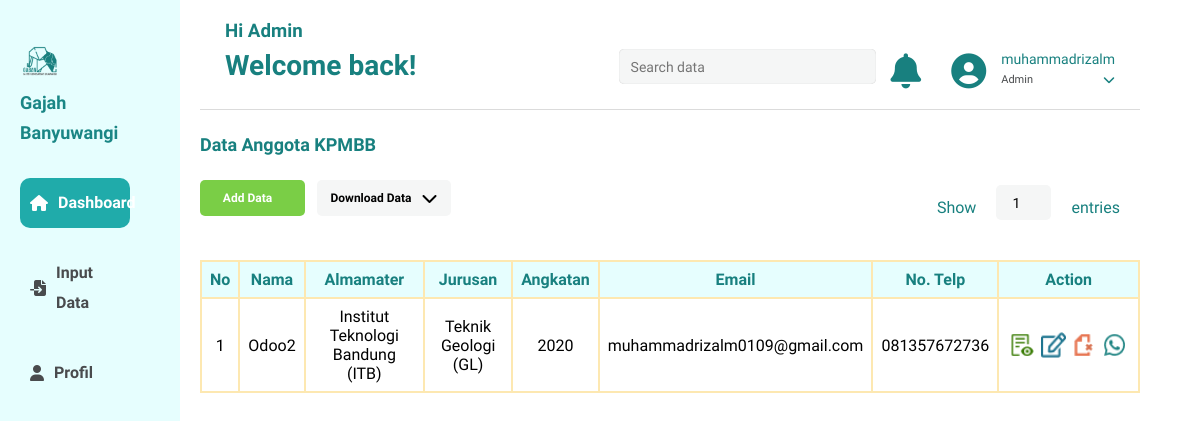
Before: /dashboard/ (signed in) with the older database file.
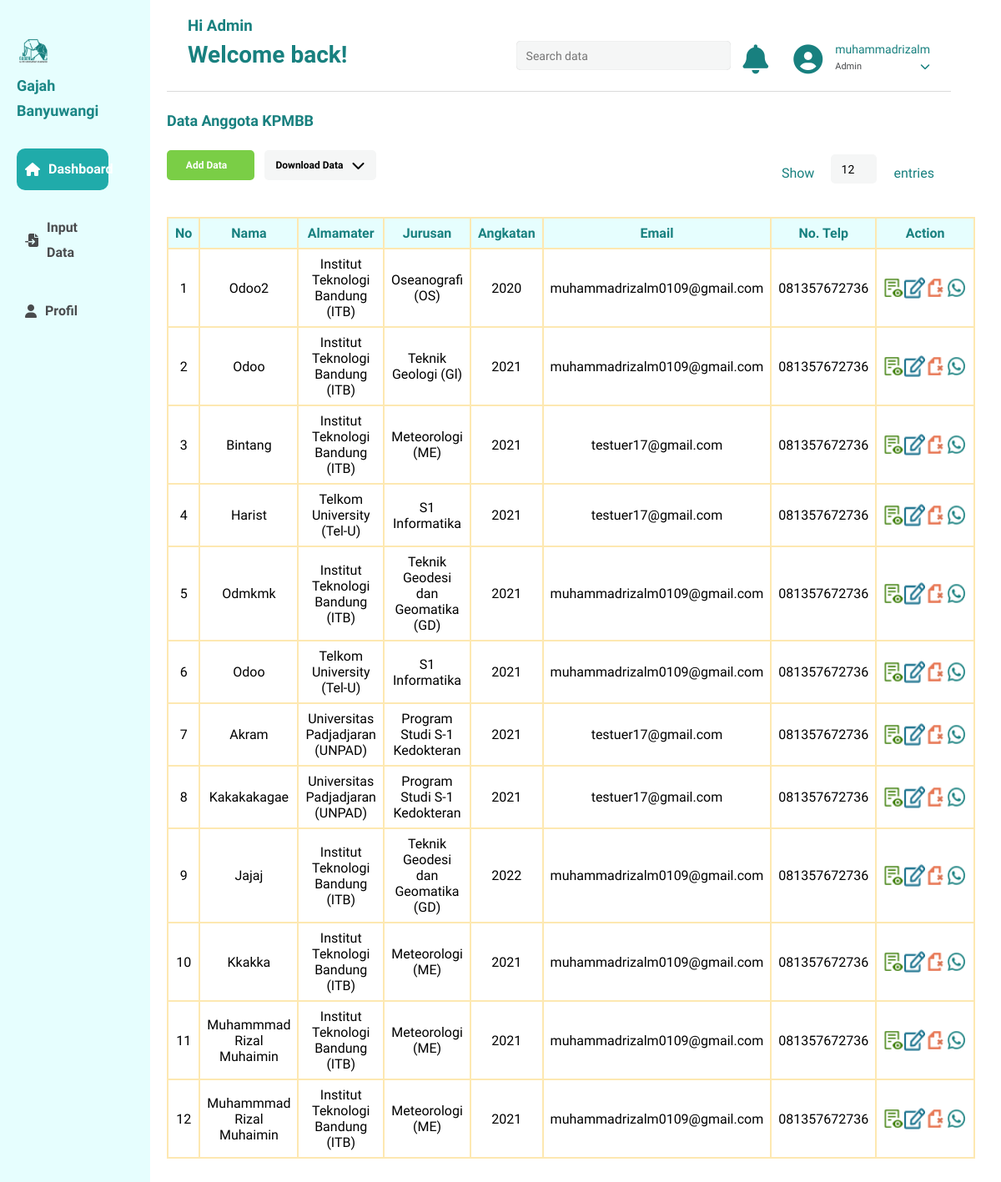
After: the same page with the newer database file.
### dashboard/models.py (models this page shows, shortened)
class InfoUser(models.Model):
    nama = models.CharField(max_length=255)
    prov = models.CharField(max_length=255)
    kab = models.CharField(max_length=255)
    kec = models.CharField(max_length=255)
    des = models.CharField(max_length=255)
    alamat = models.TextField()
    almamater = models.CharField(max_length=255)
    jurusan = models.CharField(max_length=255)
    angkatan = models.CharField(max_length=4)
    email = models.EmailField(max_length=255)
    nomerTel = models.CharField(max_length=100)
    idline = models.CharField(max_length=255, default="----")
    inKerja = models.CharField(max_length=255)
    sektorKerja = models.CharField(max_length=255)
    sektorUsaha = models.CharField(max_length=255)
    LIST_CATEGORY = (
		('False', 'false'),
		('True', 'true'),
		)
    isTelponSms = models.CharField(
		max_length=100,
		choices = LIST_CATEGORY,
		default = 'False',
		)
    isWa = models.CharField(
		max_length=100,
		choices = LIST_CATEGORY,
		default = 'False',
		)
    isEmail = models.CharField(
		max_length=100,
		choices = LIST_CATEGORY,
		default = 'False',
		)
    isLine = models.CharField(
		max_length=100,
		choices = LIST_CATEGORY,
		default = 'False',
		)

### dashboard/views.py (the view, shortened to what this page needs)
# urls.py: path('dashboard/',include('dashboard.urls')),
def dashboard(request):
    infouser= InfoUser.objects.all()
    context = {
        'count':int(len(infouser)),
        'findData': "",
        'spa':1,
        'maxdata':int(len(infouser)),
        'infoUser' : infouser,
        'allFormField':inputDataForm,
        'notif':"",
    }
    if not request.user.is_authenticated:
        print("User is not logged in :(")
        return redirect('/login')
    request.session.set_expiry(900)
    login(request, request.user)
    return render(request,"dashboard.html",context)

### dashboard/templates/dashboard.html (shortened to what this page needs)
{% extends 'layout/layout2.html' %}
{% load static %}
{% block head %}
    <link rel="stylesheet" href="{% static "general/css/chekbox.css" %}">
    <link rel="stylesheet" href="{% static "dashboard/css/modal.css" %}">
    <link rel="stylesheet" href="{% static "dashboard/css/dashboard-page.css" %}">
{% endblock head%}
{% block contenUtama %}
    {% include "snippets/dashboard/dashboard-page.html" %}
{% endblock contenUtama %}

### templates/snippets/dashboard/dashboard-utama.html (shortened to what the changed rows need)
{% load static %}
<div>
    <div class="show-data">
        <form method="post">
            <input type="number" id="coutdata" min="1" max="{{maxdata}}" name="coutdata" value="{{count}}" />
        </form>
    </div>
</div>
    {% if count != 0 %}
    <table class="table-data-user">
        <tr class="color-1">
            <th>No</th>
            <th>Nama</th>
            <th>Almamater</th>
            <th>Jurusan</th>
            <th>Angkatan</th>
            <th>Email</th>
            <th>No. Telp</th>
            <th class="action">Action</th>
        </tr>
        {% else %}
        <div class="data-not-found">
            <img src="{% static 'general/assets/relaxed.png' %}">
            <h2>Uppss..!   maaf data tidak ditemukan</h2>
        </div>
        {% endif %}
        {% with counter=0 %}
            {% for data in infoUser %}
                {% if findData.lower in data.nama.lower or findData.lower in data.almamater.lower  or findData.lower in data.jurusan.lower or findData.lower in data.angkatan.lower or findData.lower in data.email.lower or findData.lower in data.nomerTel.lower or findData.lower in data.prov.lower or findData.lower in data.kab.lower or findData.lower in data.kec.lower or findData.lower in data.des.lower or findData.lower in data.alamat.lower or findData.lower in data.idline.lower or findData.lower in data.inKerja.lower  or findData.lower in data.sektorKerja.lower or findData.lower in data.sektorUsaha.lower  %}
                    <tr class="data-user">
                        <th class="nomer-user"> {{data.id}}</th>
                        <th> {{data.nama}}</th>
                        <th> {{data.almamater}}</th>
                        <th> {{data.jurusan}}</th>
                        <th> {{data.angkatan}}</th>
                        <th> {{data.email}}</th>
                        <th> {{data.nomerTel}}</th>
                        <th class="icon-action action">
                            <div>
                                <div id={{data.id}}  onClick='const parsed  = JSON.stringify("kalakslnalsdjakdalid"+this.id+"idqwertyyuuina1"+this.id+this.id+"kskakhdiahdiahdii");localStorage.setItem("al5s6kdj7fhgmz1mxncbv2qpwo4eir6uty", parsed);document.dispatchEvent(new Event("viewdata"));document.querySelector("#id-back-modal-dashboard").classList.add("show");document.querySelector("#id-modal-dashboard").classList.add("show");document.querySelector(".update").classList.add("show");document.querySelector(".simpan").classList.remove("show");document.querySelector(".tambahkan").classList.remove("show");'>
                                    <img src="{% static 'general/assets/icon-view.png' %}">
                                </div>
                                <div id={{data.id}}  onClick='const parsed  = JSON.stringify("kalakslnalsdjakdalid"+this.id+"idqwertyyuuina35181kakak"+this.id+this.id+"kskakhdiahdiahdii");localStorage.setItem("al5s6kdj7fhgmz1mxncbv2qpwo4eir6uty", parsed);document.dispatchEvent(new Event("editdata"));document.querySelector("#id-back-modal-dashboard").classList.add("show");document.querySelector("#id-modal-dashboard").classList.add("show");document.querySelector(".update").classList.remove("show");document.querySelector(".simpan").classList.add("show");document.querySelector(".tambahkan").classList.remove("show")'>
                                    <img src="{% static 'general/assets/icon-edit.png' %}">
                                </div>
                                <div id={{data.id}}  onClick='const parsed  = JSON.stringify("kalakslnalsdjakdalid"+this.id+"idqwertyyuuina9"+this.id+this.id+"kskakhdiahdiahdii");localStorage.setItem("al5s6kdj7fhgmz1mxncbv2qpwo4eir6uty", parsed);document.dispatchEvent(new Event("delatedata"));document.querySelector(".delete").classList.add("show");document.querySelector("#id-back-modal-dashboard").classList.add("show");'>
                                    <img src="{% static 'general/assets/icon-delete.png' %}">
                                </div>
                                <div>
                                    <a href="https://api.whatsapp.com/send?text=Hello%20ini%20dari%20kpmbb&amp;phone=+62%20{{data.nomerTel}}" target="_blank">
                                        <img src="{% static 'general/assets/icon-wa.png' %}">
                                    </a>
                                </div>
                            </div>
                        </th>
                    </tr>
                {% endif %}
            {% endfor %}
        {% endwith %}
    </table>
</div>

Changed rows visible on the page:
changed InfoUser "Odoo2": jurusan "Teknik Geologi (GL)" → "Oseanografi (OS)"
added InfoUser: id "2", nama "Odoo", almamater "Institut Teknologi Bandung (ITB)", jurusan "Teknik Geologi (Gl)", angkatan "2021", email "muhammadrizalm0109@gmail.com", nomerTel "081357672736"
added InfoUser: id "3", nama "Bintang", almamater "Institut Teknologi Bandung (ITB)", jurusan "Meteorologi (ME)", angkatan "2021", email "testuer17@gmail.com", nomerTel "081357672736"
added InfoUser: id "4", nama "Harist", almamater "Telkom University (Tel-U)", jurusan "S1 Informatika", angkatan "2021", email "testuer17@gmail.com", nomerTel "081357672736"
added InfoUser: id "5", nama "Odmkmk", almamater "Institut Teknologi Bandung (ITB)", jurusan "Teknik Geodesi dan Geomatika (GD)", angkatan "2021", email "muhammadrizalm0109@gmail.com", nomerTel "081357672736"
added InfoUser: id "6", nama "Odoo", almamater "Telkom University (Tel-U)", jurusan "S1 Informatika", angkatan "2021", email "muhammadrizalm0109@gmail.com", nomerTel "081357672736"
added InfoUser: id "7", nama "Akram", almamater "Universitas Padjadjaran (UNPAD)", jurusan "Program Studi S-1 Kedokteran", angkatan "2021", email "testuer17@gmail.com", nomerTel "081357672736"
added InfoUser: id "8", nama "Kakakakagae", almamater "Universitas Padjadjaran (UNPAD)", jurusan "Program Studi S-1 Kedokteran", angkatan "2021", email "testuer17@gmail.com", nomerTel "081357672736"
added InfoUser: id "9", nama "Jajaj", almamater "Institut Teknologi Bandung (ITB)", jurusan "Teknik Geodesi dan Geomatika (GD)", angkatan "2022", email "muhammadrizalm0109@gmail.com", nomerTel "081357672736"
added InfoUser: id "10", nama "Kkakka", almamater "Institut Teknologi Bandung (ITB)", jurusan "Meteorologi (ME)", angkatan "2021", email "muhammadrizalm0109@gmail.com", nomerTel "081357672736"
added InfoUser: id "11", nama "Muhammmad Rizal Muhaimin", almamater "Institut Teknologi Bandung (ITB)", jurusan "Meteorologi (ME)", angkatan "2021", email "muhammadrizalm0109@gmail.com", nomerTel "081357672736"
added InfoUser: id "12", nama "Muhammmad Rizal Muhaimin", almamater "Institut Teknologi Bandung (ITB)", jurusan "Meteorologi (ME)", angkatan "2021", email "muhammadrizalm0109@gmail.com", nomerTel "081357672736"
Other visible differences:
form field coutdata: "1" → "12"
